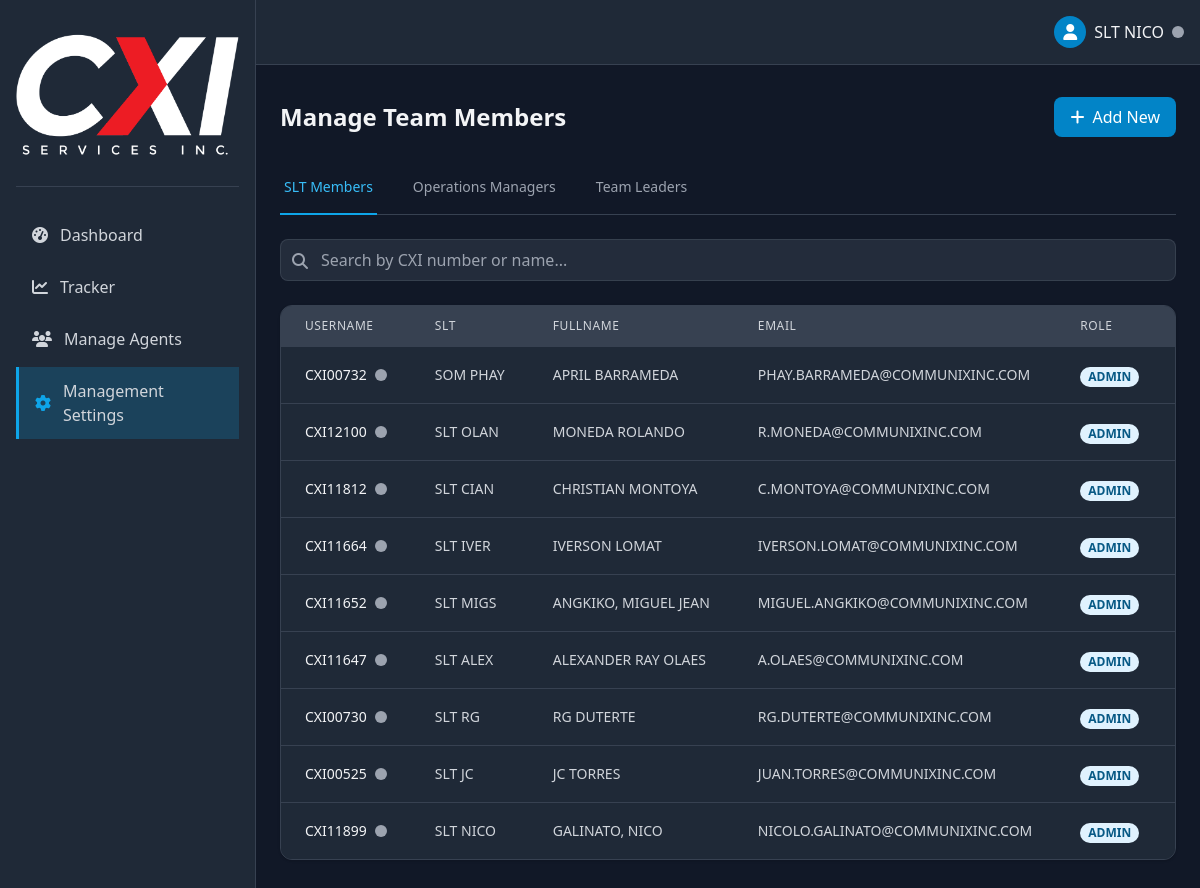
/admin/users.php?tab=users (signed in), run on the app's committed database.
### tables this page shows
CREATE TABLE `users` (
  `id` int(11) NOT NULL,
  `username` varchar(50) NOT NULL,
  `fullname` varchar(100) NOT NULL,
  `sub_name` varchar(50) NOT NULL,
  `password` varchar(255) NOT NULL,
  `slt_email` varchar(100) NOT NULL,
  `created_at` timestamp NOT NULL DEFAULT current_timestamp(),
  `login_attempts` int(11) DEFAULT 0,
  `last_failed_login` timestamp NULL DEFAULT NULL,
  `locked_until` timestamp NULL DEFAULT NULL,
  `role` enum('user','admin') DEFAULT 'admin',
  `is_active` tinyint(1) NOT NULL DEFAULT 1,
  `last_activity` timestamp NULL DEFAULT NULL,
  `last_modified` timestamp NULL DEFAULT current_timestamp() ON UPDATE current_timestamp()
);

### admin/partials/users_table.php (the view, shortened to what this page needs)
<?php
require_once __DIR__ . '/../../includes/functions.php';
$page = isset($_POST['page']) ? (int)$_POST['page'] : (isset($_GET['page']) ? (int)$_GET['page'] : 1);
$type = isset($_POST['type']) ? $_POST['type'] : (isset($_GET['tab']) ? $_GET['tab'] : 'users');
$page = max($page, 1);
$table = 'users';
$idColumn = 'id';
$perPage = 10;
$searchQuery = '';
try {
    $countStmt = $pdo->prepare("SELECT COUNT(*) FROM $table $searchQuery");
    $countStmt->execute();
    $totalRecords = $countStmt->fetchColumn();
} catch (PDOException $e) {
    $totalRecords = 0;
}
$totalPages = ceil($totalRecords / $perPage);
$page = min($page, $totalPages);
$offset = ($page - 1) * $perPage;
try {
    $query = "SELECT * FROM $table $searchQuery ORDER BY created_at DESC LIMIT :limit OFFSET :offset";
    $stmt = $pdo->prepare($query);
    $stmt->bindValue(':limit', $perPage, PDO::PARAM_INT);
    $stmt->bindValue(':offset', $offset, PDO::PARAM_INT);
    $stmt->execute();
    $records = $stmt->fetchAll();
} catch (PDOException $e) {
    $records = [];
}
?>
<div class="bg-gray-800 rounded-xl border border-gray-700 overflow-hidden shadow">
    <div class="overflow-x-auto">
        <table class="min-w-full divide-y divide-gray-700">
            <thead class="bg-gray-700">
                <tr>
                    <?php if ($type === 'users'): ?>
                        <th scope="col" class="px-6 py-3 text-left text-xs font-medium text-gray-300 uppercase tracking-wider">Username</th>
                        <th scope="col" class="px-6 py-3 text-left text-xs font-medium text-gray-300 uppercase tracking-wider">SLT</th>
                        <th scope="col" class="px-6 py-3 text-left text-xs font-medium text-gray-300 uppercase tracking-wider">Fullname</th>
                        <th scope="col" class="px-6 py-3 text-left text-xs font-medium text-gray-300 uppercase tracking-wider">Email</th>
                        <th scope="col" class="px-6 py-3 text-left text-xs font-medium text-gray-300 uppercase tracking-wider">Role</th>
                    <?php endif; ?>
                    <th scope="col" class="px-6 py-3 text-left text-xs font-medium text-gray-300 uppercase tracking-wider">Created At</th>
                </tr>
            </thead>
            <tbody class="bg-gray-800 divide-y divide-gray-700">
                <?php if (empty($records)): ?>
                    <tr>
                        <td colspan="<?= $type === 'users' ? 8 : 7 ?>" class="px-6 py-4 text-center text-gray-400">
                            No records found
                        </td>
                    </tr>
                <?php else: ?>
                    <?php foreach ($records as $record): ?>
                    <tr class="hover:bg-gray-700/50">
                        <?php if ($type === 'users'): ?>
                            <td class="px-6 py-4 whitespace-nowrap">
                                <div class="flex items-center">
                                    <div class="text-sm font-medium text-gray-100" style="text-transform: uppercase;"><?= htmlspecialchars($record['username']) ?></div>
                                    <?php if ($type === 'users'): ?>
                                        <span class="ml-2 relative flex h-3 w-3">
                                            <span class="relative inline-flex rounded-full h-3 w-3 bg-gray-400 online-status" data-user-id="<?= $record[$idColumn] ?>"></span>
                                        </span>
                                    <?php endif; ?>
                                </div>
                            </td>
                            <td class="px-6 py-4 whitespace-nowrap">
                                <div class="text-sm text-gray-300"><?= htmlspecialchars($record['sub_name']) ?></div>
                            </td>
                            <td class="px-6 py-4 whitespace-nowrap">
                                <div class="text-sm text-gray-300"><?= htmlspecialchars($record['fullname']) ?></div>
                            </td>
                            <td class="px-6 py-4 whitespace-nowrap">
                                <div class="text-sm text-gray-300" style="text-transform: uppercase;"><?= htmlspecialchars($record['slt_email']) ?></div>
                            </td>
                            <td class="px-6 py-4 whitespace-nowrap">
                                <span class="px-2 inline-flex text-xs leading-5 font-semibold rounded-full <?= $record['role'] === 'admin' ? 'bg-primary-100 text-primary-800' : 'bg-green-100 text-green-800' ?>" style="text-transform: uppercase;">
                                    <?= ucfirst($record['role']) ?>
                                </span>
                            </td>
                        <?php endif; ?>
                        <td class="px-6 py-4 whitespace-nowrap text-sm text-gray-300">
                        </td>
                    </tr>
                    <?php endforeach; ?>
                <?php endif; ?>
            </tbody>
        </table>
    </div>
</div>

### components/layout.php (shortened to what this page needs)
<?php
function renderHead($title) {
    ?>
    <!DOCTYPE html>
    <html lang="en" class="dark">
    <head>
        <script src="https://cdn.tailwindcss.com"></script>
        <link rel="stylesheet" href="https://cdnjs.cloudflare.com/ajax/libs/font-awesome/6.4.0/css/all.min.css">
    </head>
    <body class="bg-gray-900 text-gray-100 min-h-screen flex flex-col">
    <?php
}
function renderNavbar() {
    ?>
    <nav class="bg-gray-800 border-b border-gray-700">
        <div class="px-4 py-3 flex justify-between items-center">
            <div class="flex items-center space-x-4">
                <button id="sidebarToggle" class="text-gray-400 hover:text-white focus:outline-none">
                </button>
                <div class="flex items-center">
                    <span class="text-xl font-semibold">CXI Admin</span>
                </div>
            </div>
            <div class="flex items-center space-x-4">
                <div class="relative">
                    <button id="userMenuButton" class="flex items-center space-x-2 focus:outline-none">
                        <div class="w-8 h-8 rounded-full bg-primary-600 flex items-center justify-center">
                            <i class="fas fa-user text-white"></i>
                        </div>
                        <span class="hidden md:inline"><?= htmlspecialchars($_SESSION['nickname']); ?></span>
                        <span class="relative inline-flex rounded-full h-3 w-3 bg-gray-400 online-status" data-user-id="<?= $_SESSION['user_id'] ?>"></span>
                    </button>
                </div>
            </div>
        </div>
    </nav>
    <?php
}
function renderSidebar($activePage = 'dashboard') {
    ?>
    <aside id="sidebar" class="bg-gray-800 w-64 fixed h-full border-r border-gray-700 transition-all duration-300 z-40 -translate-x-full md:translate-x-0">
        <div class="p-4">
            <div class="flex items-center space-x-4">
                <div class="flex items-center">
                    <img src="../assets/cxi.png" alt="CXI Logo" class=" mr-2">
                </div>
            </div>
            <div class="border-t border-gray-700 my-4"></div>
            <div class="space-y-1 mt-6">
                <a href="dashboard.php" class="sidebar-item flex items-center px-4 py-3 text-gray-300 hover:text-white <?= $activePage === 'dashboard' ? 'active' : '' ?>">
                    <i class="sidebar-icon fas fa-tachometer-alt mr-3"></i>
                    <span>Dashboard</span>
                </a>
                <a href="attendance.php" class="sidebar-item flex items-center px-4 py-3 text-gray-300 hover:text-white <?= $activePage === '#' ? 'active' : '' ?>">
                    <i class="sidebar-icon fas fa-chart-line mr-3"></i>
                    <span>Tracker</span>
                </a>
                <a href="employees.php" class="sidebar-item flex items-center px-4 py-3 text-gray-300 hover:text-white <?= $activePage === 'employees' ? 'active' : '' ?>">
                    <i class="sidebar-icon fas fa-users mr-3"></i>
                    <span>Manage Agents</span>
                </a>
                <a href="users.php" class="sidebar-item flex items-center px-4 py-3 text-gray-300 hover:text-white <?= $activePage === 'users' ? 'active' : '' ?>">
                    <i class="sidebar-icon fas fa-cog mr-3"></i>
                    <span>Management Settings</span>
                </a>
            </div>
        </div>
    </aside>
    <?php
}
function renderFooter() {
    ?>
    </body>
    </html>
    <?php
}
?>

### admin/users.php (shortened to what this page needs)
<?php
require_once '../includes/functions.php';
require_once '../components/layout.php';
renderHead('Manage SLT');
renderNavbar();
renderSidebar('users');
$currentTab = isset($_GET['tab']) ? $_GET['tab'] : 'users';
?>
<div class="md:ml-64 pt-2 min-h-screen">
    <main class="p-6">
        <div class="flex justify-between items-center mb-6">
            <h1 class="text-2xl font-bold">Manage Team Members</h1>
            <a href="profile.php?action=create&type=<?= $currentTab ?>" class="bg-primary-600 hover:bg-primary-700 text-white px-4 py-2 rounded-lg flex items-center">
                <i class="fas fa-plus mr-2"></i> Add New
            </a>
        </div>
        <div class="border-b border-gray-700 mb-6">
            <nav class="-mb-px flex space-x-8">
                <a href="?tab=users" class="<?= $currentTab === 'users' ? 'border-primary-500 text-primary-400' : 'border-transparent text-gray-400 hover:text-gray-300' ?> whitespace-nowrap py-4 px-1 border-b-2 font-medium text-sm">
                    SLT Members
                </a>
                <a href="?tab=operations" class="<?= $currentTab === 'operations' ? 'border-primary-500 text-primary-400' : 'border-transparent text-gray-400 hover:text-gray-300' ?> whitespace-nowrap py-4 px-1 border-b-2 font-medium text-sm">
                    Operations Managers
                </a>
                <a href="?tab=management" class="<?= $currentTab === 'management' ? 'border-primary-500 text-primary-400' : 'border-transparent text-gray-400 hover:text-gray-300' ?> whitespace-nowrap py-4 px-1 border-b-2 font-medium text-sm">
                    Team Leaders
                </a>
            </nav>
        </div>
        <div class="mb-6">
            <div class="relative flex-grow">
                <input type="text" id="searchInput"
                       class="w-full pl-10 pr-4 py-2 bg-gray-700/50 border border-gray-600/50 rounded-lg text-gray-200"
                       placeholder="Search by CXI number or name...">
                <div class="absolute left-3 top-2.5 text-gray-400">
                    <i class="fas fa-search"></i>
                </div>
            </div>
        </div>
        <div id="usersTableContainer">
            <?php include 'partials/users_table.php'; ?>
        </div>
    </main>
</div>
<?php renderFooter(); ?>

### components/layout.php (style rules this page uses)
.sidebar-item.active { background-color: rgba(14, 165, 233, 0.2); border-left: 3px solid #0ea5e9; }
.sidebar-item.active .sidebar-icon { color: #0ea5e9; }

### data on the page
users: username "CXI00732", sub_name "SOM PHAY", fullname "APRIL BARRAMEDA", slt_email "PHAY.BARRAMEDA@COMMUNIXINC.COM", role "ADMIN"
users: username "CXI12100", sub_name "SLT OLAN", fullname "MONEDA ROLANDO", slt_email "R.MONEDA@COMMUNIXINC.COM", role "ADMIN"
users: username "CXI11812", sub_name "SLT CIAN", fullname "CHRISTIAN MONTOYA", slt_email "C.MONTOYA@COMMUNIXINC.COM", role "ADMIN"
users: username "CXI11664", sub_name "SLT IVER", fullname "IVERSON LOMAT", slt_email "IVERSON.LOMAT@COMMUNIXINC.COM", role "ADMIN"
users: username "CXI11652", sub_name "SLT MIGS", fullname "ANGKIKO, MIGUEL JEAN", slt_email "MIGUEL.ANGKIKO@COMMUNIXINC.COM", role "ADMIN"
users: username "CXI11647", sub_name "SLT ALEX", fullname "ALEXANDER RAY OLAES", slt_email "A.OLAES@COMMUNIXINC.COM", role "ADMIN"
users: username "CXI00730", sub_name "SLT RG", fullname "RG DUTERTE", slt_email "RG.DUTERTE@COMMUNIXINC.COM", role "ADMIN"
users: username "CXI00525", sub_name "SLT JC", fullname "JC TORRES", slt_email "JUAN.TORRES@COMMUNIXINC.COM", role "ADMIN"
users: username "CXI11899", sub_name "SLT NICO", fullname "GALINATO, NICO", slt_email "NICOLO.GALINATO@COMMUNIXINC.COM", role "ADMIN"

### other printed values
$_SESSION['nickname'] "SLT NICO"
